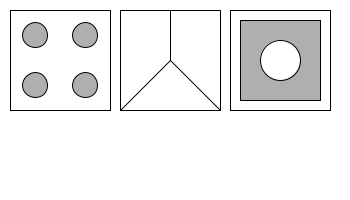
Frame 1 (no input)
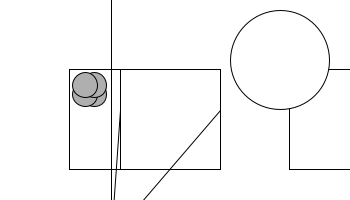
Frame 60 (the mouse pressed at the canvas centre just before this capture)
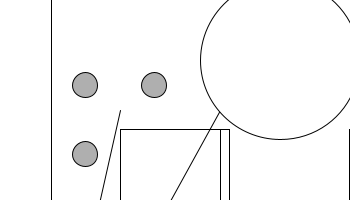
Frame 120 (the mouse held since frame 60 and released just before this capture)

The Processing sketch that drew these frames (run headless with seeded random() and noise(); from frame 60 on, the mouse is pressed at the canvas centre):

// Processing sketch: processing_93578
// ── processing_93578.pde

int circleFill = 175;
int rectFill = 255;

int circleO = 25;
int circleA = 35;
int circleC = 85;
int circleB = 280;
int circleD = 60;
int circleE = 40;

int rectA = 10;
int rectB = 100;
int rectC = 120;
int rectD = 230;
int rectE = 240;
int rectF = 80;
int rectG = 20;

int lineA = 170;
int lineB = 10;
int lineC = 60;
int lineD = 120;
int lineE = 110;
int lineF = 220;






void setup () {
  size (350,200);
}
 void draw() {
  background (255);
rect (rectA, rectA, rectB, rectB);
fill (circleFill);
ellipse (circleA, circleA, circleO, circleO);
ellipse (circleC, circleA, circleO, circleO);
ellipse (circleA, circleC, circleO, circleO);
ellipse (circleC, circleC, circleO, circleO);

fill(rectFill);
rect(rectC, rectA, rectB, rectB);
line (lineA, lineB, lineA, lineC);
line (lineA, lineC, lineD, lineE);
line (lineA, lineC, lineF, lineE);


fill(rectFill);
rect(rectD, rectA, rectB, rectB);
fill (circleFill);
rect( rectE, rectG, rectF, rectF);
fill(rectFill);
ellipse (circleB, circleD, circleE, circleE);
 
   rectD = rectD +1;
   circleA = circleA +1;
   rectA =rectA +1;
   rectE = rectE +2;
   lineA =lineA -1;
   lineB = lineB-2;
   lineC = lineC+3;
   circleE = circleE +1;

 }
